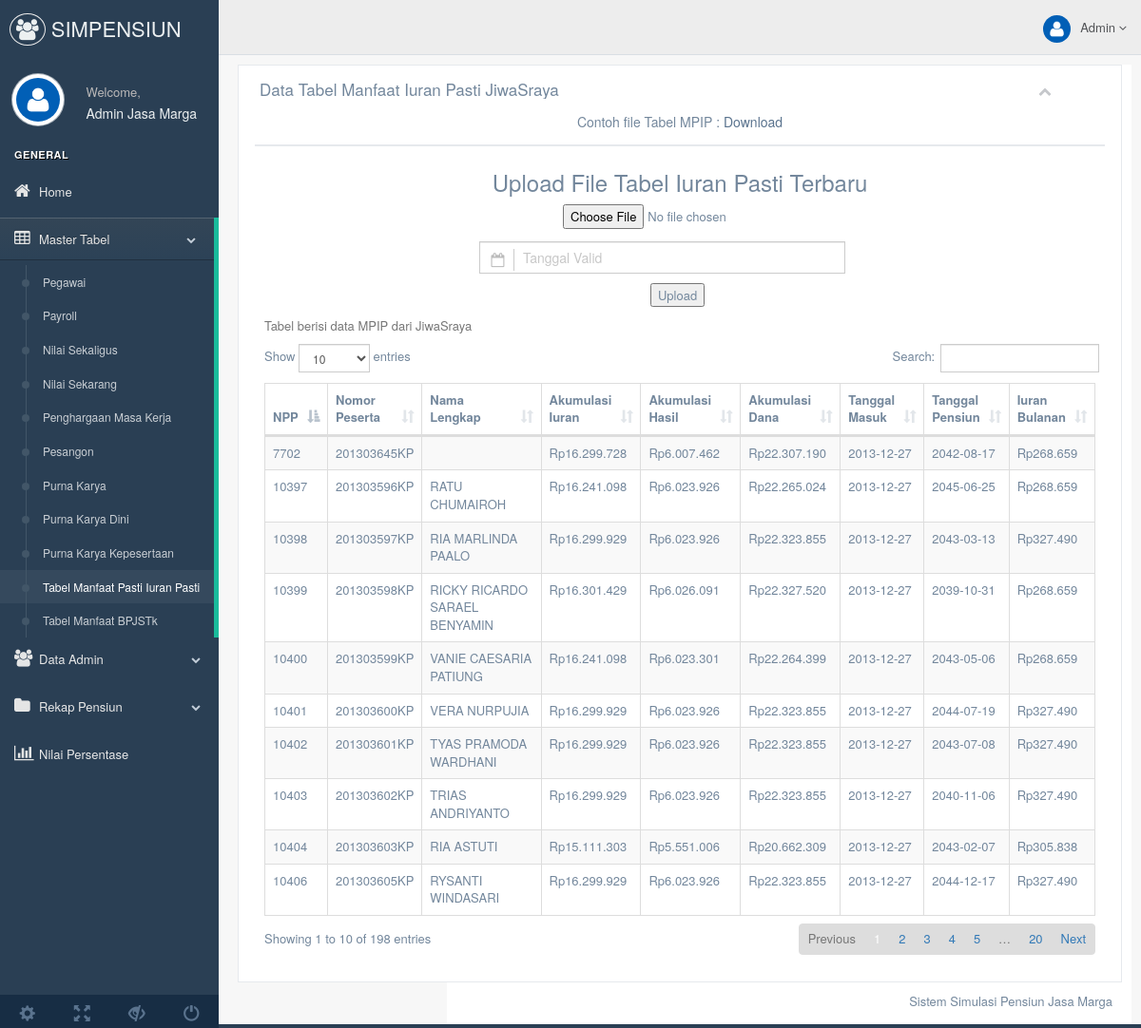
Screenshot of /admin/production/iuranpasti.php (signed in) with the database file from the repository.
### tables this page shows
CREATE TABLE `iuranpasti` (
  `npp` int(11) NOT NULL,
  `nomor_peserta` varchar(25) NOT NULL,
  `akumulasi_iuran` int(11) NOT NULL,
  `akumulasi_hasil` int(11) NOT NULL,
  `akumulasi_dana` int(11) NOT NULL,
  `tanggal_masuk` date NOT NULL,
  `tanggal_pensiun` date NOT NULL,
  `iuran_bulanan` int(11) NOT NULL
);

### library/fungsi_rupiah.php (called while the page is built)
<?php
function rupiah($angka){
$jadi="Rp".number_format($angka,0,'','.');
return $jadi;
}
?>

### admin/production/iuranpasti.php (the view, shortened to what this page needs)
<!DOCTYPE html>
<?php
      include_once("../../library/fungsi_rupiah.php");
    ?>
    <html lang="en">
      <head>
        <link href="../vendors/bootstrap/dist/css/bootstrap.min.css" rel="stylesheet">
        <link href="../vendors/font-awesome/css/font-awesome.min.css" rel="stylesheet">
        <link href="../vendors/nprogress/nprogress.css" rel="stylesheet">
        <link href="../vendors/iCheck/skins/flat/green.css" rel="stylesheet">
        <link href="../vendors/datatables.net-bs/css/dataTables.bootstrap.min.css" rel="stylesheet">
        <link href="../vendors/datatables.net-buttons-bs/css/buttons.bootstrap.min.css" rel="stylesheet">
        <link href="../vendors/datatables.net-fixedheader-bs/css/fixedHeader.bootstrap.min.css" rel="stylesheet">
        <link href="../vendors/datatables.net-responsive-bs/css/responsive.bootstrap.min.css" rel="stylesheet">
        <link href="../vendors/datatables.net-scroller-bs/css/scroller.bootstrap.min.css" rel="stylesheet">
        <link href="../build/css/custom.min.css" rel="stylesheet">
        <link href="../vendors/bootstrap-daterangepicker/daterangepicker.css" rel="stylesheet">
        <link href="../vendors/bootstrap-datetimepicker/build/css/bootstrap-datetimepicker.css" rel="stylesheet">
        <link href="../vendors/normalize-css/normalize.css" rel="stylesheet">
        <link href="../vendors/ion.rangeSlider/css/ion.rangeSlider.css" rel="stylesheet">
        <link href="../vendors/ion.rangeSlider/css/ion.rangeSlider.skinFlat.css" rel="stylesheet">
        <link href="../vendors/mjolnic-bootstrap-colorpicker/dist/css/bootstrap-colorpicker.min.css" rel="stylesheet">
        <link href="../vendors/cropper/dist/cropper.min.css" rel="stylesheet">
        <link href="../build/css/custom.min.css" rel="stylesheet">
      </head>
        <body class="nav-md">
        <div class="container body">
          <div class="main_container">
            <div class="col-md-3 left_col">
              <div class="left_col scroll-view">
                <div class="navbar nav_title" style="border: 0;">
                  <a href="index.html" class="site_title"><i class="fa fa-users"></i> <span>SIMPENSIUN</span></a>
                </div>
                <div class="profile clearfix">
                  <div class="profile_pic">
                    <img src="images/user.jpg" alt="..." class="img-circle profile_img">
                  </div>
                  <div class="profile_info">
                    <span>Welcome,</span>
                    <h2>Admin Jasa Marga</h2>
                  </div>
                </div>
                <br />
            <div id="sidebar-menu" class="main_menu_side hidden-print main_menu">
              <?php include_once("sidebar.php"); ?>
            </div>
            <div class="sidebar-footer hidden-small">
              <?php include_once("footer.php");?>
            </div>
          </div>
        </div>
        <div class="top_nav">
          <?php include_once("header.php"); ?>
        </div>
            <div class="right_col" role="main">
              <div class="">
                <div class="row">
                  <div class="col-md-12 col-sm-12 col-xs-12">
                    <div class="x_panel">
                      <div class="x_title">
                        <h2>Data Tabel Manfaat Iuran Pasti JiwaSraya </h2>
                        <ul class="nav navbar-right panel_toolbox">
                          <li><a class="collapse-link"><i class="fa fa-chevron-up"></i></a>
                          </li>
                          <li class="dropdown">
                            <a href="#" class="dropdown-toggle" data-toggle="dropdown" role="button" aria-expanded="false"></a>
                          </li>
                        </ul>
                        <div class="clearfix"></div>
                        <center><h5>Contoh file Tabel MPIP : <a target="blank" href="contohexcel/contoh%20tabel%20iuranpasti.xlsx">Download</a></h5></center>
                      </div>
                      <?php
                                $res = mysqli_query($DBcon,"select * from iuranpasti");
                                if(mysqli_num_rows($res)>0){?>
                      <div class="x_content">
                      <center><div>
        <h3>Upload File Tabel Iuran Pasti Terbaru</h3>
            <form method="post" action="iuranpastiProses.php" enctype="multipart/form-data">
                      <input type="file" name="iuranpasti" required>
                      <fieldset style="padding-top: 1em;margin-left: 25%;margin-right: 25%;">
                                <div class="control-group">
                                  <div class="controls">
                                    <div class="col-md-11 xdisplay_inputx form-group has-feedback">
                                      <input type="text" class="form-control has-feedback-left" id="single_cal1" placeholder="Tanggal Valid" aria-describedby="inputSuccess2Status" name="tanggalefektif" required>
                                    </div>
                                  </div>
                                </div>
                        </fieldset>
                        <button class="right" value=1 type="submit" name="kirim">Upload</button>
                      </form>
    </div></center>
                      <div class="x_content">
                        <p class="text-muted font-13 m-b-30">
                          Tabel berisi data MPIP dari JiwaSraya
                        </p>
                        <table id="dataTables" class="table table-striped table-bordered">
                          <thead>
                            <tr>
                             <th>NPP</th>
                              <th>Nomor Peserta</th>
                              <th>Nama Lengkap</th>
                              <th>Akumulasi Iuran</th>
                              <th>Akumulasi Hasil</th>
                              <th>Akumulasi Dana</th>
                              <th>Tanggal Masuk</th>
                              <th>Tanggal Pensiun</th>
                              <th>Iuran Bulanan</th>
                            </tr>
                          </thead>
                          <tbody>
                            <?php
                                while($row = $res->fetch_assoc()){
                                  $npp=$row['npp'];
                                  $emp=mysqli_fetch_array(mysqli_query($DBcon,"select * from pegawai where npp='$npp'"));
                                  $nama=$emp['nama'];
                                  echo '
                                  <tr>
                                    <td>'.$row['npp'].'</td>
                                    <td>'.$row['nomor_peserta'].'</td>
                                    <td>'.$nama.'</td>
                                    <td>'.rupiah($row['akumulasi_iuran']).'</td>
                                    <td>'.rupiah($row['akumulasi_hasil']).'</td>
                                    <td>'.rupiah($row['akumulasi_dana']).'</td>
                                    <td>'.$row['tanggal_masuk'].'</td>
                                    <td>'.$row['tanggal_pensiun'].'</td>
                                    <td>'.rupiah($row['iuran_bulanan']).'</td>
                                  </tr>
                                  ';
                                }
                                ?>
                          </tbody>
                        </table>
                      </div>
                    </div>
                  </div>
                      <?php } ?>
    </div></center>
            <footer>
              <div class="pull-right">
                Sistem Simulasi Pensiun Jasa Marga</a>
              </div>
            </footer>
          </div>
        </div>
      </body>
    </html>

### rows the page displays
iuranpasti: npp "7702", nomor_peserta "201303645KP", akumulasi_iuran "Rp16.299.728", akumulasi_hasil "Rp6.007.462", akumulasi_dana "Rp22.307.190", tanggal_masuk "2013-12-27", tanggal_pensiun "2042-08-17", iuran_bulanan "Rp268.659"
iuranpasti: npp "10397", nomor_peserta "201303596KP", nama "RATU CHUMAIROH", akumulasi_iuran "Rp16.241.098", akumulasi_hasil "Rp6.023.926", akumulasi_dana "Rp22.265.024", tanggal_masuk "2013-12-27", tanggal_pensiun "2045-06-25", iuran_bulanan "Rp268.659"
iuranpasti: npp "10398", nomor_peserta "201303597KP", nama "RIA MARLINDA PAALO", akumulasi_iuran "Rp16.299.929", akumulasi_hasil "Rp6.023.926", akumulasi_dana "Rp22.323.855", tanggal_masuk "2013-12-27", tanggal_pensiun "2043-03-13", iuran_bulanan "Rp327.490"
iuranpasti: npp "10399", nomor_peserta "201303598KP", nama "RICKY RICARDO SARAEL BENYAMIN", akumulasi_iuran "Rp16.301.429", akumulasi_hasil "Rp6.026.091", akumulasi_dana "Rp22.327.520", tanggal_masuk "2013-12-27", tanggal_pensiun "2039-10-31", iuran_bulanan "Rp268.659"
iuranpasti: npp "10400", nomor_peserta "201303599KP", nama "VANIE CAESARIA PATIUNG", akumulasi_iuran "Rp16.241.098", akumulasi_hasil "Rp6.023.301", akumulasi_dana "Rp22.264.399", tanggal_masuk "2013-12-27", tanggal_pensiun "2043-05-06", iuran_bulanan "Rp268.659"
iuranpasti: npp "10401", nomor_peserta "201303600KP", nama "VERA NURPUJIA", akumulasi_iuran "Rp16.299.929", akumulasi_hasil "Rp6.023.926", akumulasi_dana "Rp22.323.855", tanggal_masuk "2013-12-27", tanggal_pensiun "2044-07-19", iuran_bulanan "Rp327.490"
iuranpasti: npp "10402", nomor_peserta "201303601KP", nama "TYAS PRAMODA WARDHANI", akumulasi_iuran "Rp16.299.929", akumulasi_hasil "Rp6.023.926", akumulasi_dana "Rp22.323.855", tanggal_masuk "2013-12-27", tanggal_pensiun "2043-07-08", iuran_bulanan "Rp327.490"
iuranpasti: npp "10403", nomor_peserta "201303602KP", nama "TRIAS ANDRIYANTO", akumulasi_iuran "Rp16.299.929", akumulasi_hasil "Rp6.023.926", akumulasi_dana "Rp22.323.855", tanggal_masuk "2013-12-27", tanggal_pensiun "2040-11-06", iuran_bulanan "Rp327.490"
iuranpasti: npp "10404", nomor_peserta "201303603KP", nama "RIA ASTUTI", akumulasi_iuran "Rp15.111.303", akumulasi_hasil "Rp5.551.006", akumulasi_dana "Rp20.662.309", tanggal_masuk "2013-12-27", tanggal_pensiun "2043-02-07", iuran_bulanan "Rp305.838"
iuranpasti: npp "10406", nomor_peserta "201303605KP", nama "RYSANTI WINDASARI", akumulasi_iuran "Rp16.299.929", akumulasi_hasil "Rp6.023.926", akumulasi_dana "Rp22.323.855", tanggal_masuk "2013-12-27", tanggal_pensiun "2044-12-17", iuran_bulanan "Rp327.490"
